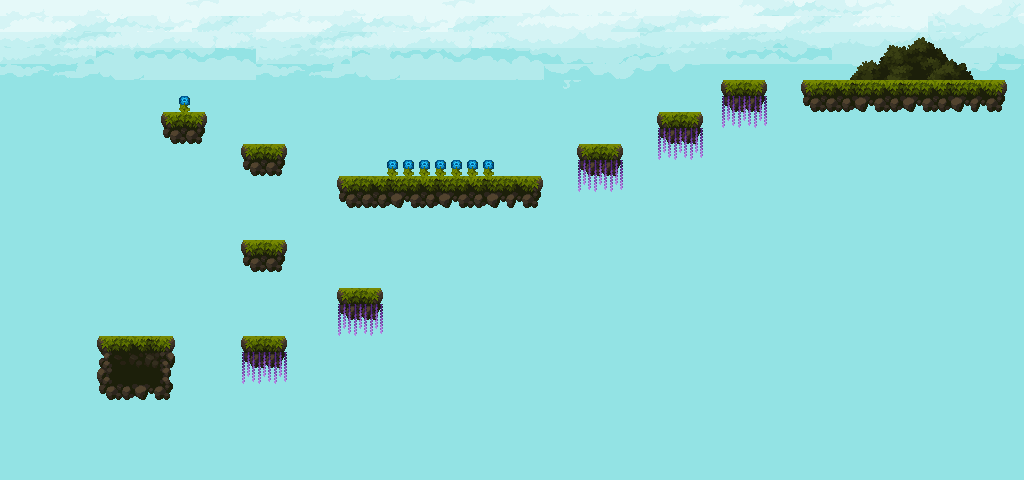

Tiled map render using the project's own tile images. Description and the map definition, with tile-layer contents summarised, below:
An orthogonal 64x30 tile map with 16x16 px tiles, 4 tile layers (Fondo, Terreno, Arbol_gigante, Arboles), 4 tilesets and 22 objects.

<map version="1.9" tiledversion="1.9.2" orientation="orthogonal" renderorder="right-down" width="64" height="30" tilewidth="16" tileheight="16" infinite="0" nextlayerid="6" nextobjectid="40">
 <properties>
  <property name="limiteDerecho" type="float" value="795" />
  <property name="limiteInferior" type="float" value="180" />
  <property name="limiteIzquierdo" type="float" value="255.67" />
  <property name="limiteSuperior" type="float" value="300" />
  <property name="xJugador" type="float" value="160" />
  <property name="yJugador" type="float" value="160" />
 </properties>
 <tileset firstgid="1" source="Background.tsx" />
 <tileset firstgid="511" source="Terrain_Tiles.tsx" />
 <tileset firstgid="1136" source="Bee.tsx" />
 <tileset firstgid="1200" source="Boar.tsx" />
 <layer id="1" name="Fondo" width="64" height="30">
  <data>[1920 cells, 1920 non-empty, 480 distinct tile ids]</data>
 </layer>
 <layer id="2" name="Terreno" width="64" height="30">
  <data>[1920 cells, 120 non-empty, 20 distinct tile ids]</data>
 </layer>
 <layer id="4" name="Arbol_gigante" width="64" height="30">
  <data>[1920 cells, 0 non-empty, 0 distinct tile ids]</data>
 </layer>
 <layer id="3" name="Arboles" width="64" height="30">
  <data>[1920 cells, 62 non-empty, 27 distinct tile ids]</data>
 </layer>
 <objectgroup id="5" name="Objetos">
  <object id="1" gid="1153" x="173" y="93" width="16" height="16">
   <properties>
    <property name="enemigo" value="Abeja" />
   </properties>
  </object>
  <object id="3" gid="1153" x="388.333" y="117" width="16" height="16">
   <properties>
    <property name="enemigo" value="Abeja" />
   </properties>
  </object>
  <object id="4" gid="1153" x="451.667" y="117.667" width="16" height="16">
   <properties>
    <property name="enemigo" value="Abeja" />
   </properties>
  </object>
  <object id="5" gid="1212" x="960" y="62" width="16" height="16">
   <properties>
    <property name="enemigo" value="Jabali" />
   </properties>
  </object>
  <object id="7" gid="1051" x="256" y="327" width="16" height="16">
   <properties>
    <property name="item" value="Moneda" />
   </properties>
  </object>
  <object id="9" gid="1051" x="301" y="304" width="16" height="16">
   <properties>
    <property name="item" value="Moneda" />
   </properties>
  </object>
  <object id="10" gid="1051" x="352" y="272" width="16" height="16">
   <properties>
    <property name="item" value="Moneda" />
   </properties>
  </object>
  <object id="11" gid="1051" x="272" y="224" width="16" height="16">
   <properties>
    <property name="item" value="Moneda" />
   </properties>
  </object>
  <object id="12" gid="1051" x="256" y="128" width="16" height="16">
   <properties>
    <property name="item" value="Moneda" />
   </properties>
  </object>
  <object id="13" gid="1051" x="176" y="96" width="16" height="16">
   <properties>
    <property name="item" value="Moneda" />
   </properties>
  </object>
  <object id="14" gid="1051" x="112" y="112" width="16" height="16">
   <properties>
    <property name="item" value="Moneda" />
   </properties>
  </object>
  <object id="15" gid="1051" x="112" y="128" width="16" height="16">
   <properties>
    <property name="item" value="Moneda" />
   </properties>
  </object>
  <object id="16" gid="1051" x="112" y="144" width="16" height="16">
   <properties>
    <property name="item" value="Moneda" />
   </properties>
  </object>
  <object id="17" gid="1051" x="112" y="160" width="16" height="16">
   <properties>
    <property name="item" value="Moneda" />
   </properties>
  </object>
  <object id="18" gid="1051" x="112" y="176" width="16" height="16">
   <properties>
    <property name="item" value="Moneda" />
   </properties>
  </object>
  <object id="19" gid="1051" x="592" y="128" width="16" height="16">
   <properties>
    <property name="item" value="Moneda" />
   </properties>
  </object>
  <object id="20" gid="1051" x="672" y="96" width="16" height="16">
   <properties>
    <property name="item" value="Moneda" />
   </properties>
  </object>
  <object id="21" gid="1051" x="736" y="64" width="16" height="16">
   <properties>
    <property name="item" value="Moneda" />
   </properties>
  </object>
  <object id="27" gid="1051" x="200" y="296" width="16" height="16">
   <properties>
    <property name="item" value="Moneda" />
   </properties>
  </object>
  <object id="28" gid="1026" x="112" y="80" width="16" height="16">
   <properties>
    <property name="item" value="Key" />
   </properties>
  </object>
  <object id="30" gid="954" x="960.667" y="78.6667" width="16" height="16">
   <properties>
    <property name="chest" type="bool" value="true" />
   </properties>
  </object>
  <object id="39" gid="1076" x="160.667" y="224" width="16" height="16">
   <properties>
    <property name="item" value="Pocion" />
   </properties>
  </object>
 </objectgroup>
</map>
